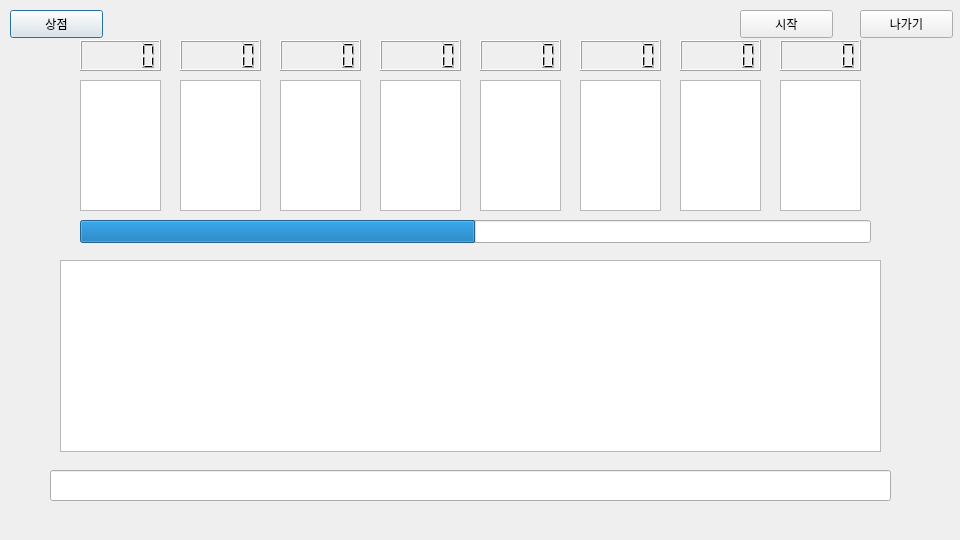
<?xml version="1.0" encoding="UTF-8"?>
<ui version="4.0">
 <class>InGame8</class>
 <widget class="QDialog" name="InGame8">
  <property name="geometry">
   <rect>
    <x>0</x>
    <y>0</y>
    <width>960</width>
    <height>540</height>
   </rect>
  </property>
  <property name="windowTitle">
   <string>Dialog</string>
  </property>
  <widget class="QPushButton" name="pushButton">
   <property name="geometry">
    <rect>
     <x>10</x>
     <y>10</y>
     <width>93</width>
     <height>28</height>
    </rect>
   </property>
   <property name="text">
    <string>상점</string>
   </property>
  </widget>
  <widget class="QPushButton" name="pushButton_2">
   <property name="geometry">
    <rect>
     <x>860</x>
     <y>10</y>
     <width>93</width>
     <height>28</height>
    </rect>
   </property>
   <property name="text">
    <string>나가기</string>
   </property>
  </widget>
  <widget class="QGraphicsView" name="graphicsView">
   <property name="geometry">
    <rect>
     <x>60</x>
     <y>260</y>
     <width>821</width>
     <height>192</height>
    </rect>
   </property>
  </widget>
  <widget class="QGraphicsView" name="graphicsView_2">
   <property name="geometry">
    <rect>
     <x>80</x>
     <y>80</y>
     <width>81</width>
     <height>131</height>
    </rect>
   </property>
  </widget>
  <widget class="QLCDNumber" name="lcdNumber">
   <property name="geometry">
    <rect>
     <x>80</x>
     <y>40</y>
     <width>81</width>
     <height>31</height>
    </rect>
   </property>
  </widget>
  <widget class="QLineEdit" name="lineEdit">
   <property name="geometry">
    <rect>
     <x>50</x>
     <y>470</y>
     <width>841</width>
     <height>31</height>
    </rect>
   </property>
  </widget>
  <widget class="QProgressBar" name="progressBar">
   <property name="geometry">
    <rect>
     <x>80</x>
     <y>220</y>
     <width>791</width>
     <height>23</height>
    </rect>
   </property>
   <property name="value">
    <number>50</number>
   </property>
   <property name="textVisible">
    <bool>false</bool>
   </property>
  </widget>
  <widget class="QLCDNumber" name="lcdNumber_5">
   <property name="geometry">
    <rect>
     <x>180</x>
     <y>40</y>
     <width>81</width>
     <height>31</height>
    </rect>
   </property>
  </widget>
  <widget class="QGraphicsView" name="graphicsView_6">
   <property name="geometry">
    <rect>
     <x>180</x>
     <y>80</y>
     <width>81</width>
     <height>131</height>
    </rect>
   </property>
  </widget>
  <widget class="QLCDNumber" name="lcdNumber_2">
   <property name="geometry">
    <rect>
     <x>280</x>
     <y>40</y>
     <width>81</width>
     <height>31</height>
    </rect>
   </property>
  </widget>
  <widget class="QGraphicsView" name="graphicsView_3">
   <property name="geometry">
    <rect>
     <x>280</x>
     <y>80</y>
     <width>81</width>
     <height>131</height>
    </rect>
   </property>
  </widget>
  <widget class="QGraphicsView" name="graphicsView_7">
   <property name="geometry">
    <rect>
     <x>380</x>
     <y>80</y>
     <width>81</width>
     <height>131</height>
    </rect>
   </property>
  </widget>
  <widget class="QLCDNumber" name="lcdNumber_6">
   <property name="geometry">
    <rect>
     <x>380</x>
     <y>40</y>
     <width>81</width>
     <height>31</height>
    </rect>
   </property>
  </widget>
  <widget class="QLCDNumber" name="lcdNumber_3">
   <property name="geometry">
    <rect>
     <x>480</x>
     <y>40</y>
     <width>81</width>
     <height>31</height>
    </rect>
   </property>
  </widget>
  <widget class="QGraphicsView" name="graphicsView_4">
   <property name="geometry">
    <rect>
     <x>480</x>
     <y>80</y>
     <width>81</width>
     <height>131</height>
    </rect>
   </property>
  </widget>
  <widget class="QGraphicsView" name="graphicsView_8">
   <property name="geometry">
    <rect>
     <x>580</x>
     <y>80</y>
     <width>81</width>
     <height>131</height>
    </rect>
   </property>
  </widget>
  <widget class="QLCDNumber" name="lcdNumber_7">
   <property name="geometry">
    <rect>
     <x>580</x>
     <y>40</y>
     <width>81</width>
     <height>31</height>
    </rect>
   </property>
  </widget>
  <widget class="QLCDNumber" name="lcdNumber_4">
   <property name="geometry">
    <rect>
     <x>680</x>
     <y>40</y>
     <width>81</width>
     <height>31</height>
    </rect>
   </property>
  </widget>
  <widget class="QGraphicsView" name="graphicsView_5">
   <property name="geometry">
    <rect>
     <x>680</x>
     <y>80</y>
     <width>81</width>
     <height>131</height>
    </rect>
   </property>
  </widget>
  <widget class="QGraphicsView" name="graphicsView_9">
   <property name="geometry">
    <rect>
     <x>780</x>
     <y>80</y>
     <width>81</width>
     <height>131</height>
    </rect>
   </property>
  </widget>
  <widget class="QLCDNumber" name="lcdNumber_8">
   <property name="geometry">
    <rect>
     <x>780</x>
     <y>40</y>
     <width>81</width>
     <height>31</height>
    </rect>
   </property>
  </widget>
  <widget class="QPushButton" name="pushButton_3">
   <property name="geometry">
    <rect>
     <x>740</x>
     <y>10</y>
     <width>93</width>
     <height>28</height>
    </rect>
   </property>
   <property name="text">
    <string>시작</string>
   </property>
  </widget>
 </widget>
 <resources/>
 <connections/>
</ui>
